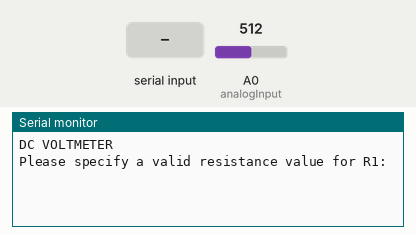
A sketch run on a simulated Arduino Uno, built with avr-gcc and run on an emulated ATmega328P. Parts: the last lines printed to the serial monitor. The test bench sets the inputs (shaded band); at power-on: A0 (analogInput) = 512.

Above: at 0.8 s.
0.9 s: "90,45\n" received over Serial
At 1.8 s:
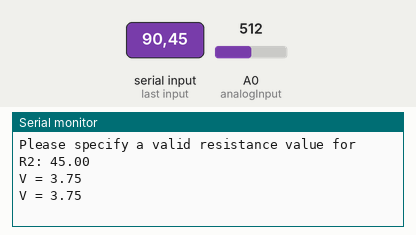
2.4 s: A0 (analogInput) set to 716
At 2.8 s:
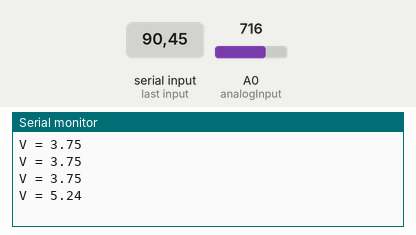
3.9 s: A0 (analogInput) set to 900
At 4.3 s:
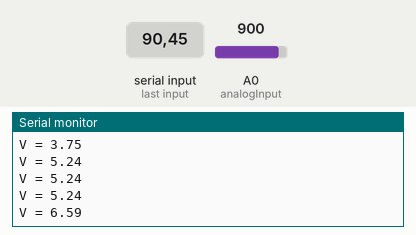
Timing chart, 0 to 6.9 s (numbered marks = the images above; inputs shaded):
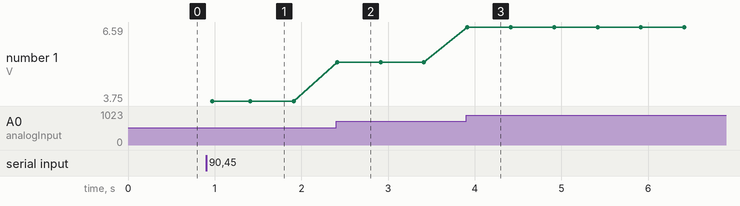

The sketch:

DC_Voltmeter.ino
```cpp
/*
DC Voltmeter
An Arduino DVM based on voltage divider concept
T.K.Hareendran - Modified by Meng Lin
*/
// Source:
// https://www.allaboutcircuits.com/projects/make-a-digital-voltmeter-using-the-arduino/

int analogInput = A0; // Pin used for detection + Ground pin
float vout = 0.0;
float vin = 0.0;
float R1 = -1; // Resistance of R1 (will be changed later)
float R2 = -1; // Resistance of R2 (will be changed later)
int value = 0;

void setup(){
   pinMode(analogInput, INPUT);
   Serial.begin(9600);
   Serial.println("DC VOLTMETER");

   Serial.print("Please specify a valid resistance value for R1: ");
   while (R1 < 0)
   {
      while (Serial.available()==0) {}
      R1 = Serial.parseFloat();
   }
   Serial.println(R1);

   Serial.print("Please specify a valid resistance value for R2: ");
   while (R2 < 0)
   {
      while (Serial.available()==0) {}
      R2 = Serial.parseFloat();
   }
   Serial.println(R2);
   Serial.println();
}

void loop(){
   // read the value at analog input
   value = analogRead(analogInput);
   // the voltage entering the arduino
   vout = (value * 5.0) / 1024.0;
   // calculated voltage
   vin = vout / (R1/(R1+R2));

Serial.print("V = ");
Serial.println(vin);
delay(500);
}
```

Measured:
- after the input at 0.9 s, the serial monitor: prints a new line at once (image 1)
- after the input at 2.4 s, the serial monitor: prints a new line at once (image 2)
- after the input at 3.9 s, the serial monitor: prints a new line at once (image 3)
- plotted number 1: 3.75 → 5.24 after the input at 2.4 s, 5.24 → 6.59 after the input at 3.9 s
